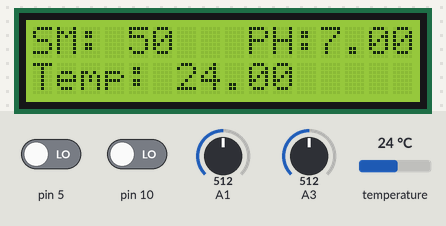
The sketch below on a simulated Arduino Uno, built with avr-gcc and run on an emulated ATmega328P. On the bench: 16×2 character LCD. The test bench sets the inputs (shaded band); at power-on: temperature 24 °C, A1 = 512, A3 = 512, pin 5 LOW, pin 10 LOW. Storage starts empty; what the sketch prints to the serial monitor is not drawn.

Above: at 2.6 s.
2.7 s: temperature set to 12 °C
At 9.6 s:
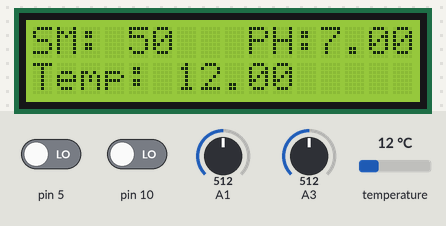
10.4 s: A1 set to 716
At 16.8 s:
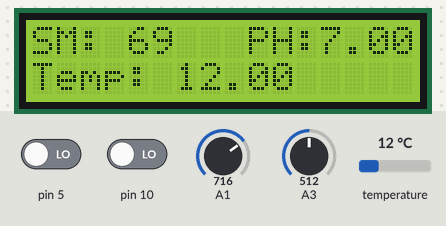
17.4 s: A3 set to 716
At 24.0 s:
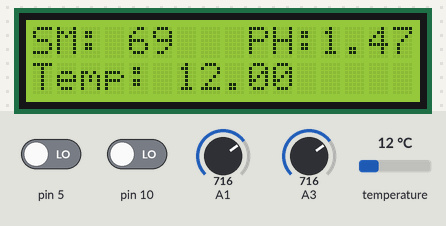
24.4 s: temperature set to 19 °C
At 31.0 s:
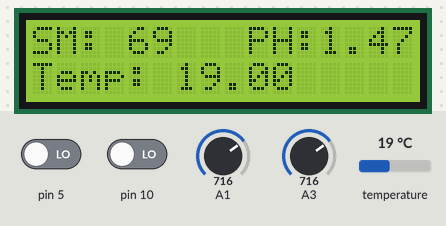
31.3 s: A1 set to 900
At 37.2 s:
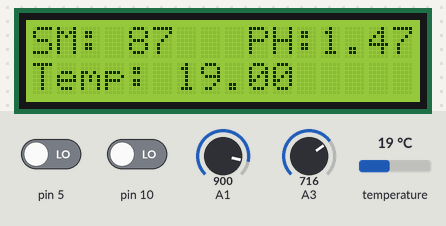
38.3 s: A3 set to 900
At 44.5 s:
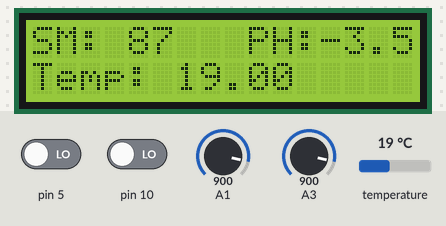
Timing chart, 0 to 46.0 s (numbered marks = the images above; inputs shaded):
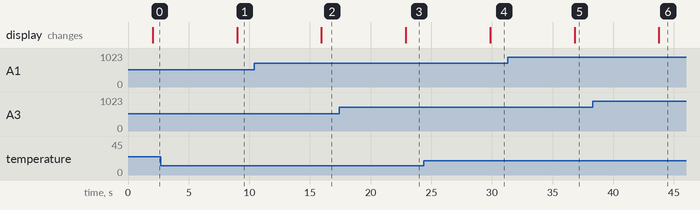

The sketch:

sketch_jun23a.ino
```cpp
#include <LiquidCrystal_I2C.h>
#include <SPI.h>
#include <SD.h>
#include <Arduino.h>
#include <OneWire.h>
#include <Wire.h>

int value;
float temperature;
File myFile;

/* Code de retour de la fonction getTemperature() */
enum DS18B20_RCODES {
  READ_OK,  // Lecture ok
  NO_SENSOR_FOUND,  // Pas de capteur
  INVALID_ADDRESS,  // Adresse reçue invalide
  INVALID_SENSOR  // Capteur invalide (pas un DS18B20)
};

/* Création de l'objet OneWire pour manipuler le bus 1-Wire */
OneWire ds(7);

LiquidCrystal_I2C lcd(0x27,16,2);

void setup() {
  // put your setup code here, to run once:
  lcd.init();
  lcd.backlight();
  lcd.setCursor(3,0);
  lcd.print("Start!");
  Serial.begin(115200);
  if (!SD.begin(4)) {
    Serial.println("initialization failed!");
    return;
  }
  Serial.println("initialization done.");
  pinMode(10,INPUT);
  pinMode(5,INPUT);
}

void loop() {
  // put your main code here, to run repeatedly:
  value = analogRead(A1);
  value = map(value, 0, 1023, 0, 100);
  Serial.print("Soil Moisture: ");
  Serial.println(value);

  //delay(1000);

   int measure=0;
  for(int i=0;i<10;i++) {
    measure += analogRead(A3);
    delay(10);
  }
  float volt = 5/1024.0 * measure/10;
  Serial.print("pH=");
  Serial.println(ph(volt));

  delay(1000);
  /* Lit la température ambiante à ~1Hz */
  if (getTemperature(&temperature, true) != READ_OK) {
    Serial.println(F("Erreur de lecture du capteur"));
    return;
  }

  /* Affiche la température */
  Serial.print(F("Temperature : "));
  Serial.print(temperature, 2);
  Serial.print(' '); // Caractère degré
  Serial.write('C');
  Serial.println();

  //delay(1000);

  if(digitalRead(10) == 1){
    myFile = SD.open("file.txt", FILE_WRITE);
    if (myFile) {
      Serial.print("Writing to test.txt...");
      myFile.println(value);
      myFile.println(volt);
      myFile.println(temperature);
      // close the file:
      myFile.close();
      Serial.println("done.");
    } else {
      // if the file didn't open, print an error:
      Serial.println("error opening file.txt");
    }
    myFile.close();
  }

  if(digitalRead(5) == 1){
    SD.remove("file.txt");
  }

  lcd.clear();
  lcd.setCursor(0, 0);
  lcd.print("SM:");
  lcd.setCursor(4, 0);
  lcd.print(value);
  lcd.setCursor(9, 0);
  lcd.print("PH:");
  lcd.setCursor(12, 0);
  lcd.print(ph(volt));
  lcd.setCursor(0, 1);
  lcd.print("Temp:");
  lcd.setCursor(6, 1);
  lcd.print(temperature);

  delay(5000);

}

float ph(float voltage){
  return 7+((2.5-voltage)/0.18);
}

/**
 * Fonction de lecture de la température via un capteur DS18B20.
 */
byte getTemperature(float *temperature, byte reset_search) {
  byte data[9], addr[8];
  // data[] : Données lues depuis le scratchpad
  // addr[] : Adresse du module 1-Wire détecté

  /* Reset le bus 1-Wire ci nécessaire (requis pour la lecture du premier capteur) */
  if (reset_search) {
    ds.reset_search();
  }

  /* Recherche le prochain capteur 1-Wire disponible */
  if (!ds.search(addr)) {
    // Pas de capteur
    return NO_SENSOR_FOUND;
  }

  /* Vérifie que l'adresse a été correctement reçue */
  if (OneWire::crc8(addr, 7) != addr[7]) {
    // Adresse invalide
    return INVALID_ADDRESS;
  }

  /* Vérifie qu'il s'agit bien d'un DS18B20 */
  if (addr[0] != 0x28) {
    // Mauvais type de capteur
    return INVALID_SENSOR;
  }

  /* Reset le bus 1-Wire et sélectionne le capteur */
  ds.reset();
  ds.select(addr);

  /* Lance une prise de mesure de température et attend la fin de la mesure */
  ds.write(0x44, 1);
  delay(800);

  /* Reset le bus 1-Wire, sélectionne le capteur et envoie une demande de lecture du scratchpad */
  ds.reset();
  ds.select(addr);
  ds.write(0xBE);

 /* Lecture du scratchpad */
  for (byte i = 0; i < 9; i++) {
    data[i] = ds.read();
  }

  /* Calcul de la température en degré Celsius */
  *temperature = (int16_t) ((data[1] << 8) | data[0]) * 0.0625;

  // Pas d'erreur
  return READ_OK;
}
```

Measured:
- after the input at 2.7 s, the display: changes after 6.3 s (image 1)
- after the input at 10.4 s, the display: changes after 5.6 s (image 2)
- after the input at 17.4 s, the display: changes after 5.5 s (image 3)
- after the input at 24.4 s, the display: changes after 5.5 s (image 4)
- after the input at 31.3 s, the display: changes after 5.5 s (image 5)
- after the input at 38.3 s, the display: changes after 5.5 s (image 6)
